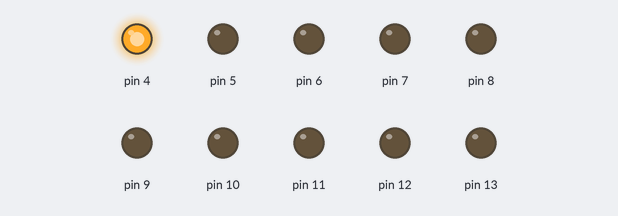
This sketch was run on a simulated Arduino Uno, built with avr-gcc and run on an emulated ATmega328P. On the bench: output pins drawn as LEDs (lit = HIGH).

Above: at 0.25 s.
At 0.75 s:
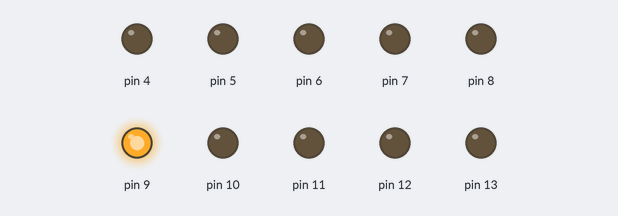
At 1.25 s:
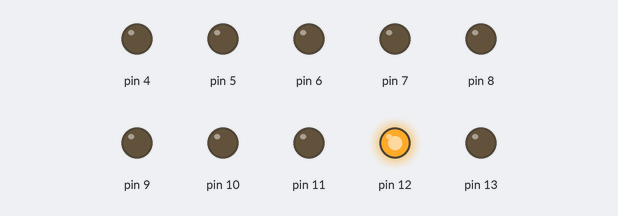
At 2.3 s:
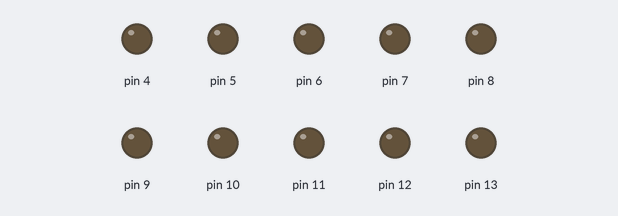
At 3.75 s:
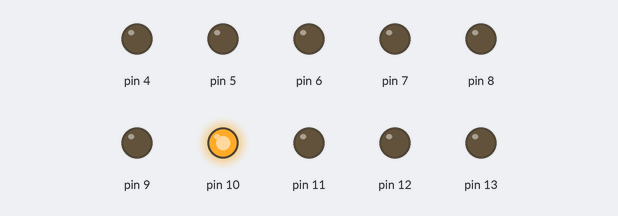
At 5.15 s:
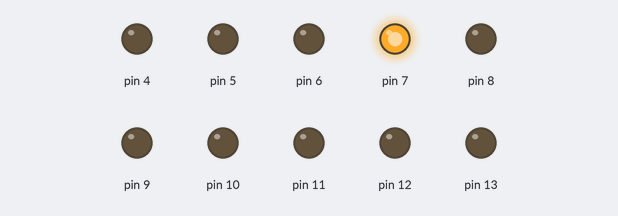
Timing chart, 0 to 5.5 s (numbered marks = the images above):
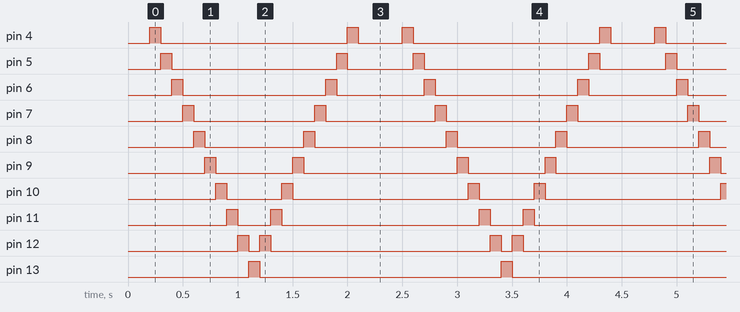

The sketch:

sketch_oct12a.ino
```cpp
void setup() {
  // put your setup code here, to run once:
  pinMode(4,OUTPUT);
  pinMode(5,OUTPUT);
  pinMode(6,OUTPUT);
  pinMode(7,OUTPUT);
  pinMode(8,OUTPUT);
  pinMode(9,OUTPUT);
  pinMode(10,OUTPUT);
  pinMode(11,OUTPUT);
  pinMode(12,OUTPUT);
  pinMode(13,OUTPUT);
}

void loop() {
  // put your main code here, to run repeatedly:
  for(int i=2;i<=13;i++){
    digitalWrite(i-1,LOW);
    digitalWrite(i,HIGH);
    delay(100);
  }
  for(int i=13;i>2;i--){
    digitalWrite(i,LOW);
    digitalWrite(i-1,HIGH);
    delay(100);
  }
}
```

Measured:
- by itself, pin 4: repeats every 2.3 s: LOW 1.7 s, HIGH 0.10 s, LOW 0.40 s, HIGH 0.10 s
- by itself, pin 5: repeats every 2.3 s: LOW 1.5 s, HIGH 0.10 s, LOW 0.60 s, HIGH 0.10 s
- by itself, pin 6: repeats every 2.3 s: LOW 1.3 s, HIGH 0.10 s, LOW 0.80 s, HIGH 0.10 s
- by itself, pin 7: alternates HIGH for 0.10 s and LOW for 1.1 s
- by itself, pin 8: repeats every 2.3 s: LOW 0.90 s, HIGH 0.10 s, LOW 1.2 s, HIGH 0.10 s
- by itself, pin 9: repeats every 2.3 s: LOW 0.70 s, HIGH 0.10 s, LOW 1.4 s, HIGH 0.10 s
- by itself, pin 10: repeats every 2.3 s: LOW 0.50 s, HIGH 0.10 s, LOW 1.6 s, HIGH 0.10 s
- by itself, pin 11: repeats every 2.3 s: LOW 0.30 s, HIGH 0.10 s, LOW 1.8 s, HIGH 0.10 s
